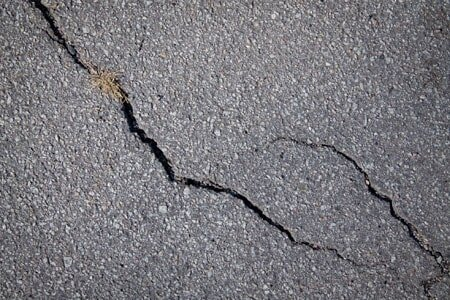
#> input picture buildConcreteDetection/crackDetection/uploads/images/cracked02.jpg, 450 x 300 px; its folder holds only this picture in this run
$ python crackDetection.py
#> lines starting #> are read from the running program, lines starting #| are printed output that depends on the picture; after the words box and inside, x2 and y2 are one past the last pixel; in counts of white or black regions, pixels touching at a corner belong together
import numpy as np
import cv2
import glob
import os, shutil
import logging,time

logging.basicConfig(filename="error.log", level=logging.INFO)


def identifyCrack(inputFolder,outputFolder, inputImage):
#> called with inputFolder = 'uploads/images', outputFolder = 'uploads/images/completed', inputImage = 'cracked02.jpg'
    try:
        # read a cracked sample image
        img = cv2.imread(inputFolder +'/'+ inputImage)
#> img is the input picture: shape (300, 450, 3); mean B, G, R 125.1, 120, 121.3
        logging.info(img)
        logging.info(cv2)
        # Convert into gray scale
        gray = cv2.cvtColor(img, cv2.COLOR_BGR2GRAY)

        # Image processing ( smoothing )
        # Averaging
        blur = cv2.blur(gray,(3,3))
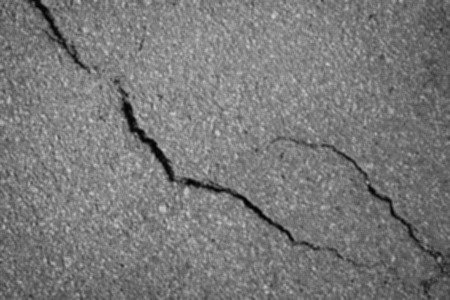
#> blur: shape (300, 450); min 3, max 207, mean 120.9

        # Apply logarithmic transform
        img_log = (np.log(blur+1)/(np.log(1+np.max(blur))))*255
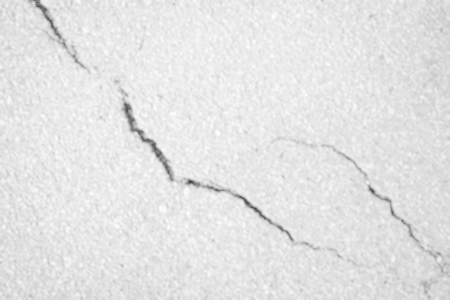
#> img_log: shape (300, 450) float16; min 66.25, max 255, mean 228.2

        # Specify the data type
        img_log = np.array(img_log,dtype=np.uint8)

        # Image smoothing: bilateral filter
        bilateral = cv2.bilateralFilter(img_log, 5, 75, 75)

        # Canny Edge Detection
        edges = cv2.Canny(bilateral,100,200)
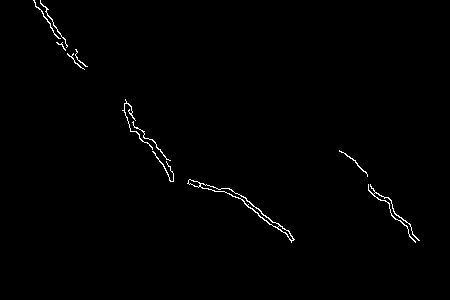
#> edges: shape (300, 450); 0.78% white in thin lines or dots, all inside (x1, y1, x2, y2) = (33, 0, 420, 243)

        # Morphological Closing Operator
        kernel = np.ones((5,5),np.uint8)
        closing = cv2.morphologyEx(edges, cv2.MORPH_CLOSE, kernel)
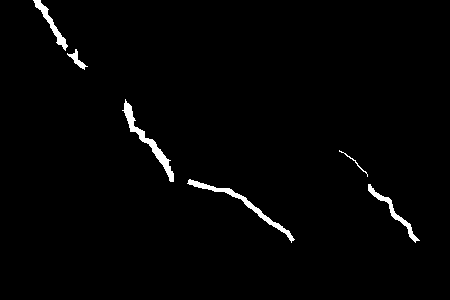
#> closing: shape (300, 450); 1.6% white; 6 white regions, box (x1, y1, x2, y2) and area: (122, 99, 174, 182) 645, (187, 179, 295, 243) 606, (368, 184, 420, 243) 373, (33, 0, 68, 51) 348, (67, 49, 88, 70) 129, (339, 150, 368, 177) 53

        # Create feature detecting method
        # sift = cv2.xfeatures2d.SIFT_create()
        # surf = cv2.xfeatures2d.SURF_create()
        orb = cv2.ORB_create(nfeatures=1500)

        # Make featured Image
        keypoints, descriptors = orb.detectAndCompute(closing, None)
#> keypoints = 383 keypoints; strongest (x, y, size): (72, 52, 44.6), (188, 182, 37.2), (71, 55, 53.6), (290, 240, 37.2)
        featuredImg = cv2.drawKeypoints(closing, keypoints, None)
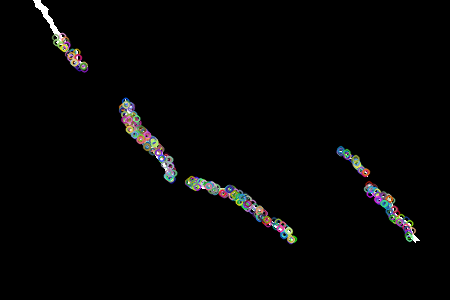
#> featuredImg: shape (300, 450, 3); mean of channels 0, 1, 2 4.8, 4.9, 4.9; drawn as B, G, R

        # Create an output image
        f = inputImage.replace(".","-processed.")
        cv2.imwrite(outputFolder +'/'+ f, featuredImg)
        shutil.move(inputFolder+'/'+inputImage, outputFolder+'/'+inputImage)

        return f;
    except Exception as e:
        logging.error(e)


inputFolder = 'uploads/images'
outputFolder = 'uploads/images/completed'
while 1:
    inputPathsData = []
    outputPathsData = []
    files = [f for f in os.listdir('./'+inputFolder) if os.path.isfile(os.path.join('./'+inputFolder, f))]
    if not os.path.isdir('uploads/images/completed'):
        os.mkdir('uploads/images/completed')

    if not files:
        time.sleep(2)
    else:
        for imageName in files:
            optImg = identifyCrack(inputFolder,outputFolder,imageName)
            if optImg:
                inputPathsData.append(outputFolder+'/'+imageName)
                outputPathsData.append(outputFolder+'/'+optImg)
        print(outputPathsData);
        logging.info(outputPathsData);
